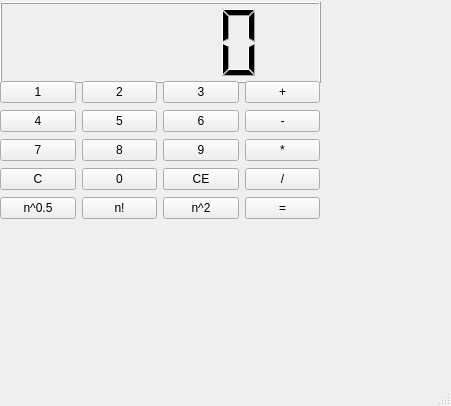
<?xml version="1.0" encoding="UTF-8"?>
<ui version="4.0">
 <class>MainWindow</class>
 <widget class="QMainWindow" name="MainWindow">
  <property name="geometry">
   <rect>
    <x>0</x>
    <y>0</y>
    <width>451</width>
    <height>406</height>
   </rect>
  </property>
  <property name="windowTitle">
   <string>MainWindow</string>
  </property>
  <widget class="QWidget" name="centralwidget">
   <widget class="QLCDNumber" name="lcdNumber">
    <property name="geometry">
     <rect>
      <x>0</x>
      <y>2</y>
      <width>321</width>
      <height>81</height>
     </rect>
    </property>
   </widget>
   <widget class="QWidget" name="gridLayoutWidget">
    <property name="geometry">
     <rect>
      <x>0</x>
      <y>80</y>
      <width>320</width>
      <height>141</height>
     </rect>
    </property>
    <layout class="QGridLayout" name="gridLayout_2">
     <item row="1" column="2">
      <widget class="QPushButton" name="btn_6">
       <property name="text">
        <string>6</string>
       </property>
       <attribute name="buttonGroup">
        <string notr="true">buttonGroup</string>
       </attribute>
      </widget>
     </item>
     <item row="1" column="1">
      <widget class="QPushButton" name="btn_5">
       <property name="text">
        <string>5</string>
       </property>
       <attribute name="buttonGroup">
        <string notr="true">buttonGroup</string>
       </attribute>
      </widget>
     </item>
     <item row="2" column="0">
      <widget class="QPushButton" name="btn_7">
       <property name="text">
        <string>7</string>
       </property>
       <attribute name="buttonGroup">
        <string notr="true">buttonGroup</string>
       </attribute>
      </widget>
     </item>
     <item row="3" column="3">
      <widget class="QPushButton" name="btn_div">
       <property name="text">
        <string>/</string>
       </property>
       <attribute name="buttonGroup">
        <string notr="true">buttonGroup_2</string>
       </attribute>
      </widget>
     </item>
     <item row="2" column="2">
      <widget class="QPushButton" name="btn_9">
       <property name="text">
        <string>9</string>
       </property>
       <attribute name="buttonGroup">
        <string notr="true">buttonGroup</string>
       </attribute>
      </widget>
     </item>
     <item row="0" column="2">
      <widget class="QPushButton" name="btn_3">
       <property name="text">
        <string>3</string>
       </property>
       <attribute name="buttonGroup">
        <string notr="true">buttonGroup</string>
       </attribute>
      </widget>
     </item>
     <item row="0" column="3">
      <widget class="QPushButton" name="btn_sum">
       <property name="text">
        <string>+</string>
       </property>
       <attribute name="buttonGroup">
        <string notr="true">buttonGroup_2</string>
       </attribute>
      </widget>
     </item>
     <item row="1" column="3">
      <widget class="QPushButton" name="btn_dif">
       <property name="text">
        <string>-</string>
       </property>
       <attribute name="buttonGroup">
        <string notr="true">buttonGroup_2</string>
       </attribute>
      </widget>
     </item>
     <item row="1" column="0">
      <widget class="QPushButton" name="btn_4">
       <property name="text">
        <string>4</string>
       </property>
       <attribute name="buttonGroup">
        <string notr="true">buttonGroup</string>
       </attribute>
      </widget>
     </item>
     <item row="3" column="1">
      <widget class="QPushButton" name="btn_0">
       <property name="text">
        <string>0</string>
       </property>
       <attribute name="buttonGroup">
        <string notr="true">buttonGroup</string>
       </attribute>
      </widget>
     </item>
     <item row="2" column="3">
      <widget class="QPushButton" name="btn_mul">
       <property name="text">
        <string>*</string>
       </property>
       <attribute name="buttonGroup">
        <string notr="true">buttonGroup_2</string>
       </attribute>
      </widget>
     </item>
     <item row="3" column="2">
      <widget class="QPushButton" name="btn_ce">
       <property name="text">
        <string>CE</string>
       </property>
      </widget>
     </item>
     <item row="0" column="1">
      <widget class="QPushButton" name="btn_2">
       <property name="text">
        <string>2</string>
       </property>
       <attribute name="buttonGroup">
        <string notr="true">buttonGroup</string>
       </attribute>
      </widget>
     </item>
     <item row="2" column="1">
      <widget class="QPushButton" name="btn_8">
       <property name="text">
        <string>8</string>
       </property>
       <attribute name="buttonGroup">
        <string notr="true">buttonGroup</string>
       </attribute>
      </widget>
     </item>
     <item row="0" column="0">
      <widget class="QPushButton" name="btn_1">
       <property name="text">
        <string>1</string>
       </property>
       <attribute name="buttonGroup">
        <string notr="true">buttonGroup</string>
       </attribute>
      </widget>
     </item>
     <item row="4" column="1">
      <widget class="QPushButton" name="btn_fac">
       <property name="text">
        <string>n!</string>
       </property>
       <attribute name="buttonGroup">
        <string notr="true">buttonGroup_2</string>
       </attribute>
      </widget>
     </item>
     <item row="4" column="0">
      <widget class="QPushButton" name="btn_root">
       <property name="text">
        <string>n^0.5</string>
       </property>
       <attribute name="buttonGroup">
        <string notr="true">buttonGroup_2</string>
       </attribute>
      </widget>
     </item>
     <item row="4" column="2">
      <widget class="QPushButton" name="btn_degree">
       <property name="text">
        <string>n^2</string>
       </property>
       <attribute name="buttonGroup">
        <string notr="true">buttonGroup_2</string>
       </attribute>
      </widget>
     </item>
     <item row="3" column="0">
      <widget class="QPushButton" name="btn_c">
       <property name="text">
        <string>C</string>
       </property>
      </widget>
     </item>
     <item row="4" column="3">
      <widget class="QPushButton" name="count">
       <property name="text">
        <string>=</string>
       </property>
      </widget>
     </item>
    </layout>
   </widget>
  </widget>
  <widget class="QMenuBar" name="menubar">
   <property name="geometry">
    <rect>
     <x>0</x>
     <y>0</y>
     <width>451</width>
     <height>21</height>
    </rect>
   </property>
  </widget>
  <widget class="QStatusBar" name="statusbar"/>
 </widget>
 <resources/>
 <connections/>
 <buttongroups>
  <buttongroup name="buttonGroup_2"/>
  <buttongroup name="buttonGroup"/>
 </buttongroups>
</ui>
